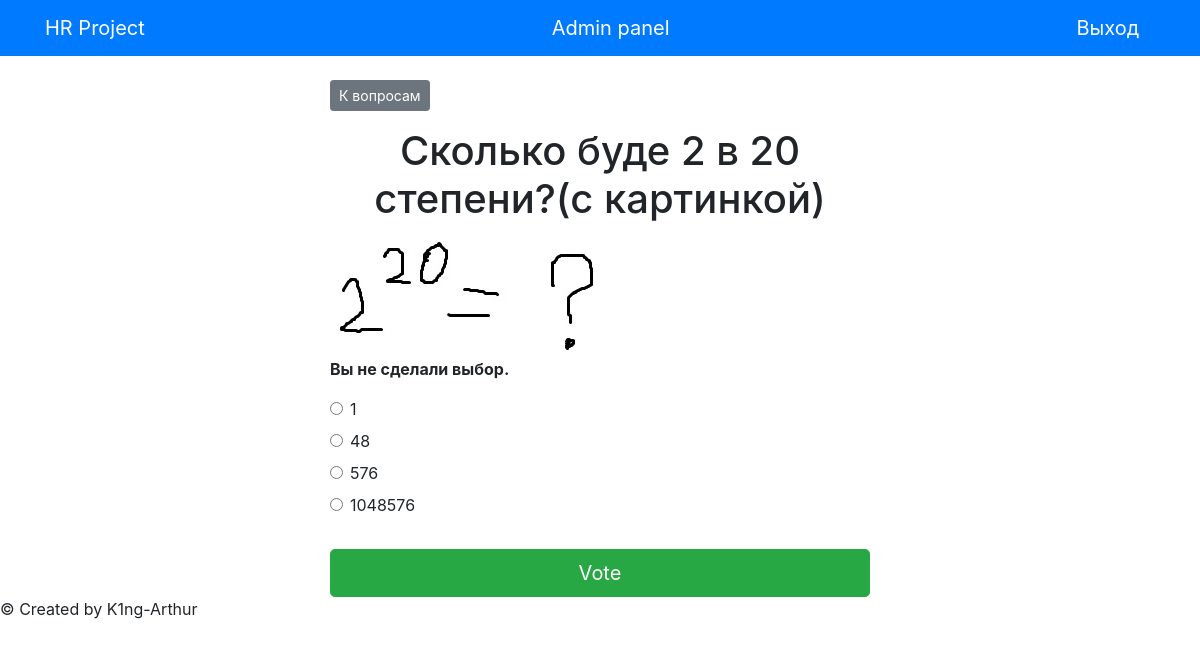
/polls/1/vote/ (signed in), run on the app's committed database.
### polls/models.py (models this page shows, shortened)
class Question(models.Model):
	RADIO = 'RADIO'
	CHECKBOX = 'CHECKBOX'
	TYPE_OF_CHOICES = [
		(RADIO, 'Радиокнопка'),
		(CHECKBOX, 'Чекбокс'),
	]
	question_text = models.CharField('Текст вопроса', max_length=200, null=True, blank=True)
	img = models.ImageField('Изображение', blank=True, upload_to='')
	type_of = models.CharField('Выбор варианта', max_length=8, null=True, choices=TYPE_OF_CHOICES, default=RADIO)
	pub_date = models.DateTimeField('Дата публикации', default=timezone.now)
	start_date = models.DateTimeField('Начало теста', auto_now=False, default= timezone.now)
	class Meta:
		verbose_name = 'Вопрос'
		verbose_name_plural = 'Вопросы'

class Choice(models.Model):
	question = models.ForeignKey(Question, on_delete=models.CASCADE)
	choice_text = models.CharField('Текст вариантов', max_length=200)
	choice_weight = models.IntegerField('Вес ответа', editable=True, default=0)
	class Meta:
		verbose_name = 'Ответ'
		verbose_name_plural = 'Ответы'

### polls/views.py (the view)
# urls.py: path('<int:question_id>/vote/', views.vote, name='vote'),
def vote(request, question_id):
    user = request.user
    question = get_object_or_404(Question, pk=question_id)
    questionnaire_id = QuestionInQuestionnaire.objects.get(id=question_id).questionnaire.id
    questionnaires = get_object_or_404(Questionnaire, pk=questionnaire_id)
    users_profile = UserProfile.objects.filter(user=user)
    try:
        selected_choice = question.choice_set.get(pk=request.POST['choice'])
        multiple_choice = question.choice_set.filter(id__in=request.POST.getlist('choice'))
    except (KeyError, Choice.DoesNotExist):
        context = {
        	'questionnaires': questionnaires,
        	'question': question,
        	'user': user,
        	'error_message': "Вы не сделали выбор.",
        }
        return render(request, 'polls/detail.html', context)
    else:
    	user_data = UserProfile.objects.all()
    	for i in user_data:
    		i.raiting += selected_choice.choice_weight
    		i.save()
    	return HttpResponseRedirect(reverse('polls:questions_in_questionnaire',args=(1,)))

### templates/polls/detail.html (shortened to what this page needs)
{% extends 'base.html' %}
{% block content %}
	{% if user.is_authenticated %}
		<a class="btn btn-secondary btn-sm mb-3" href="{% url 'polls:questions_in_questionnaire' 1 %}">К вопросам</a>
		<h1 class="text-center mb-3">{{ question.question_text }}</h1>
		{% if question.img %}
			<img src="{{ question.img.url }}" class="rounded-lg">
		{% endif %}
		{% if error_message %}
			<p class="allert allert-danger">
			<strong>{{ error_message }}</strong>
			</p>
		{% endif %}
		<form action="{% url 'polls:vote' question.id %}" method="post">
			{% for choice in question.choice_set.all %}
				{% if question.type_of == 'RADIO' %}
					<div class="form-check">
						<input
						type="radio"
						name="choice"
						class="form-check-input"
						id="choice{{ forloop.counter }}"
						value="{{ choice.id }}"
						/>
						<label for="choice{{ forloop.counter }}">{{ choice.choice_text }}</label>
					</div>
				{% endif %}
			{% endfor %}
			<input type="submit" value="Vote" class="btn btn-success btn-lg btn-block mt-4"/>
		</form>
	{% else %}
   		<li>Для просмотра этой страницы войдите в ккаунт </li>
   		<li><a href="{% url 'login'%}?next={{request.path}}">Login</a></li>
	{% endif %}
{% endblock %}

### data on the page
Question: question_text "Сколько буде 2 в 20 степени?(с картинкой)", img (picture)
Choice: choice_text "1"
Choice: choice_text "48"
Choice: choice_text "576"
Choice: choice_text "1048576"

### other printed values
{{ error_message }} "Вы не сделали выбор."
